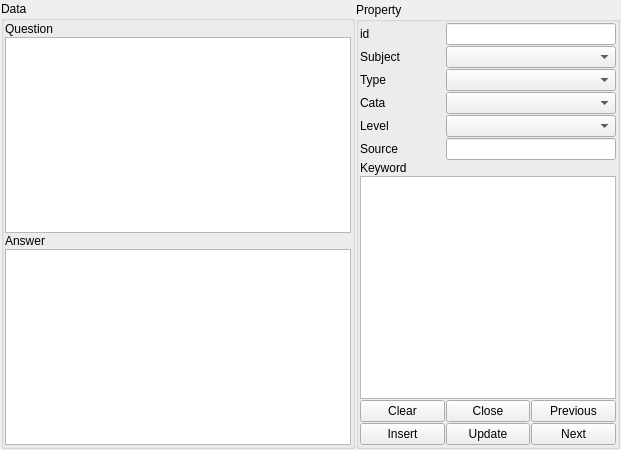
<?xml version="1.0" encoding="UTF-8"?>
<ui version="4.0">
 <class>Insert</class>
 <widget class="QWidget" name="Insert">
  <property name="geometry">
   <rect>
    <x>0</x>
    <y>0</y>
    <width>621</width>
    <height>450</height>
   </rect>
  </property>
  <property name="windowTitle">
   <string>Form</string>
  </property>
  <layout class="QGridLayout" name="layoutGWidget">
   <property name="leftMargin">
    <number>1</number>
   </property>
   <property name="topMargin">
    <number>1</number>
   </property>
   <property name="rightMargin">
    <number>1</number>
   </property>
   <property name="bottomMargin">
    <number>1</number>
   </property>
   <property name="spacing">
    <number>1</number>
   </property>
   <item row="1" column="1">
    <widget class="QGroupBox" name="opGroupProperty">
     <property name="title">
      <string>Property</string>
     </property>
     <layout class="QGridLayout" name="layoutGProperty">
      <property name="leftMargin">
       <number>1</number>
      </property>
      <property name="topMargin">
       <number>1</number>
      </property>
      <property name="rightMargin">
       <number>1</number>
      </property>
      <property name="bottomMargin">
       <number>1</number>
      </property>
      <property name="spacing">
       <number>1</number>
      </property>
      <item row="2" column="1">
       <widget class="QLabel" name="opLabelType">
        <property name="text">
         <string>Type</string>
        </property>
       </widget>
      </item>
      <item row="5" column="1">
       <widget class="QLabel" name="opLabelSource">
        <property name="text">
         <string>Source</string>
        </property>
       </widget>
      </item>
      <item row="0" column="1">
       <widget class="QLabel" name="opLabelId">
        <property name="text">
         <string>id</string>
        </property>
       </widget>
      </item>
      <item row="8" column="1">
       <widget class="QPushButton" name="opButtonClear">
        <property name="text">
         <string>Clear</string>
        </property>
       </widget>
      </item>
      <item row="4" column="2" colspan="2">
       <widget class="QComboBox" name="opComboLevel"/>
      </item>
      <item row="2" column="2" colspan="2">
       <widget class="QComboBox" name="opComboType"/>
      </item>
      <item row="3" column="1">
       <widget class="QLabel" name="opLabelCata">
        <property name="text">
         <string>Cata</string>
        </property>
       </widget>
      </item>
      <item row="3" column="2" colspan="2">
       <widget class="QComboBox" name="opComboCata"/>
      </item>
      <item row="1" column="1">
       <widget class="QLabel" name="opLabelSubject">
        <property name="text">
         <string>Subject</string>
        </property>
       </widget>
      </item>
      <item row="1" column="2" colspan="2">
       <widget class="QComboBox" name="opComboSubject"/>
      </item>
      <item row="4" column="1">
       <widget class="QLabel" name="opLabelLevel">
        <property name="text">
         <string>Level</string>
        </property>
       </widget>
      </item>
      <item row="0" column="2" colspan="2">
       <widget class="QLineEdit" name="opLineId"/>
      </item>
      <item row="8" column="2">
       <widget class="QPushButton" name="opButtonClose">
        <property name="text">
         <string>Close</string>
        </property>
       </widget>
      </item>
      <item row="9" column="2">
       <widget class="QPushButton" name="opButtonUpdate">
        <property name="text">
         <string>Update</string>
        </property>
       </widget>
      </item>
      <item row="9" column="1">
       <widget class="QPushButton" name="opButtonInsert">
        <property name="text">
         <string>Insert</string>
        </property>
       </widget>
      </item>
      <item row="8" column="3">
       <widget class="QPushButton" name="opButtonPrevious">
        <property name="text">
         <string>Previous</string>
        </property>
       </widget>
      </item>
      <item row="9" column="3">
       <widget class="QPushButton" name="opButtonNext">
        <property name="text">
         <string>Next</string>
        </property>
       </widget>
      </item>
      <item row="7" column="1" colspan="3">
       <widget class="QPlainTextEdit" name="opPlainKeyword"/>
      </item>
      <item row="6" column="1" colspan="3">
       <widget class="QLabel" name="label">
        <property name="text">
         <string>Keyword</string>
        </property>
       </widget>
      </item>
      <item row="5" column="2" colspan="2">
       <widget class="QLineEdit" name="opLineSource"/>
      </item>
     </layout>
    </widget>
   </item>
   <item row="0" column="0" rowspan="2">
    <widget class="QGroupBox" name="opGroupData">
     <property name="title">
      <string>Data</string>
     </property>
     <layout class="QGridLayout" name="layoutGData">
      <property name="leftMargin">
       <number>1</number>
      </property>
      <property name="topMargin">
       <number>1</number>
      </property>
      <property name="rightMargin">
       <number>1</number>
      </property>
      <property name="bottomMargin">
       <number>1</number>
      </property>
      <property name="spacing">
       <number>1</number>
      </property>
      <item row="0" column="0">
       <widget class="QLabel" name="opLabelQ">
        <property name="text">
         <string>Question</string>
        </property>
       </widget>
      </item>
      <item row="2" column="0">
       <widget class="QLabel" name="opLabelA">
        <property name="text">
         <string>Answer</string>
        </property>
       </widget>
      </item>
      <item row="3" column="0">
       <widget class="QPlainTextEdit" name="opTextA"/>
      </item>
      <item row="1" column="0">
       <widget class="QPlainTextEdit" name="opTextQ"/>
      </item>
     </layout>
    </widget>
   </item>
  </layout>
 </widget>
 <resources/>
 <connections/>
</ui>
